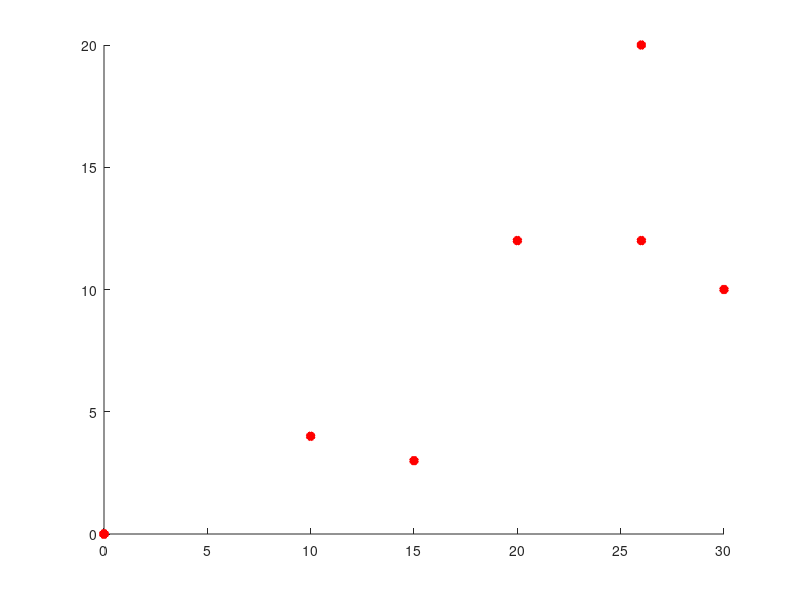

This chart was generated by the following MATLAB code: (Note: this script raises an error after producing the figure.)
points = [0, 15, 30, 26, 26, 0, 20, 10; 0, 3, 10, 20, 12, 0, 12, 4];
figure(1);
for i = 1:size(points,2)
    hold on;
    plot(points(1, i), points(2, i), '*r', 'LineWidth', 4);
end
polygon = minimal_convex_polygon(points);
hold on;
plot(polygon(1, :), polygon(2, :), 'LineWidth', 2);